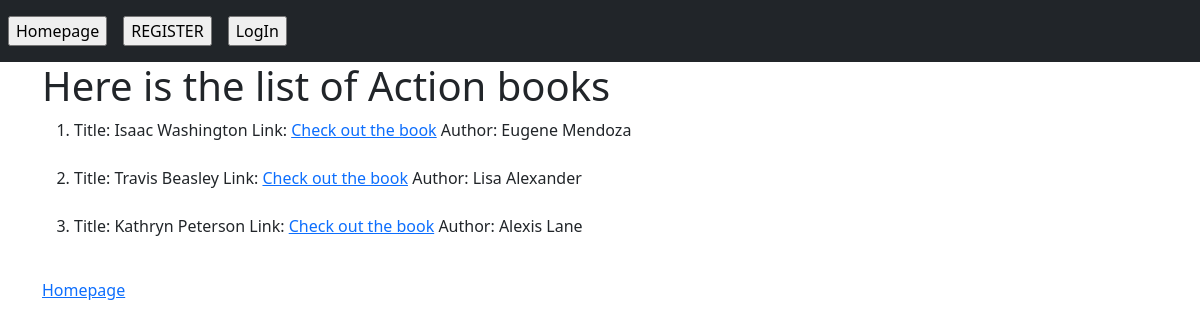
Before: /books/action/ with the older database file.
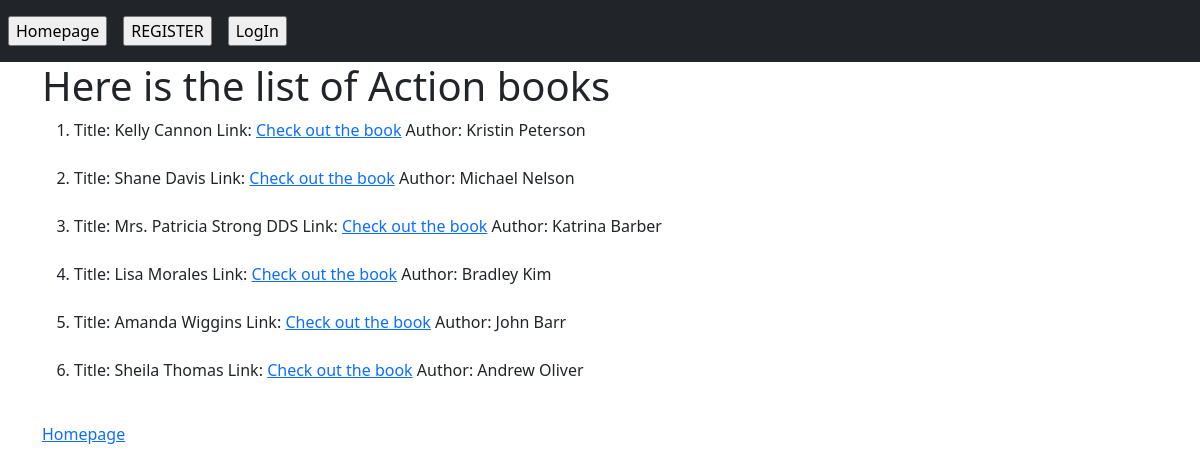
After: the same page with the newer database file.
### secondapp/models.py (models this page shows, shortened)
class Book(models.Model):
    title=models.CharField(max_length=264)
    author=models.CharField(max_length=264)
    publisher=models.CharField(max_length=264)
    genre=models.CharField(max_length=264)
    summary=models.CharField(max_length=3000)

### secondapp/views.py (the view)
# urls.py: path('books/action/', views.action_books_view,name='actionbooks'),
def action_books_view(request):
    books1 = models.Book.objects.filter(genre='action')
    dict1={
        'books':books1,
        'genre':'Action'
    }
    return render(request,'secondapp/books.html',context=dict1)

### Templates/secondapp/books.html (shortened to what this page needs)
<!DOCTYPE html>
<html lang="en">
<head>
    <link href="https://cdn.jsdelivr.net/npm/bootstrap@5.0.0-beta3/dist/css/bootstrap.min.css" rel="stylesheet">
</head>
<body>
<nav class="navbar navbar-expand-lg navbar-dark bg-dark">
    <ul class="navbar-nav me-auto mb-2 mb-lg-0">
        <li class="nav-item">
            <a class="nav-link active" aria-current="page" href="{% url 'secondapp:index' %}"><input type="submit" value="Homepage"></a>
        </li>
        <li class="nav-item">
          <a class="nav-link active" aria-current="page" href="{% url 'secondapp:registrationform'%}">
<input type="submit" value="REGISTER">
</a>
        </li>
        <li class="nav-item">
          <a class="nav-link active" aria-current="page" href="{% url 'secondapp:login'%}">
<input type="submit" value="LogIn">
</a>
        </li>
      </ul>
</nav>
    <div class="container">
        <h1>Here is the list of {{genre}} books</h1>
        {% if books %}
        <ol>
            {% for book in books %}
            <li>Title: {{book.title}}
                Link: <a href="{% url 'secondapp:book' book.title %}?">Check out the book</a>
                Author: {{book.author}}
            </li>
            <br>
            {% endfor %}
        </ol>
        <a href="{% url 'secondapp:index' %}">Homepage</a>
        {% endif %}
    </div>
</body>
</html>

Changed rows visible on the page:
removed Book: title "Isaac Washington", author "Eugene Mendoza"
removed Book: title "Travis Beasley", author "Lisa Alexander"
removed Book: title "Kathryn Peterson", author "Alexis Lane"
added Book: title "Kelly Cannon", author "Kristin Peterson"
added Book: title "Shane Davis", author "Michael Nelson"
added Book: title "Mrs. Patricia Strong DDS", author "Katrina Barber"
added Book: title "Lisa Morales", author "Bradley Kim"
added Book: title "Amanda Wiggins", author "John Barr"
added Book: title "Sheila Thomas", author "Andrew Oliver"
